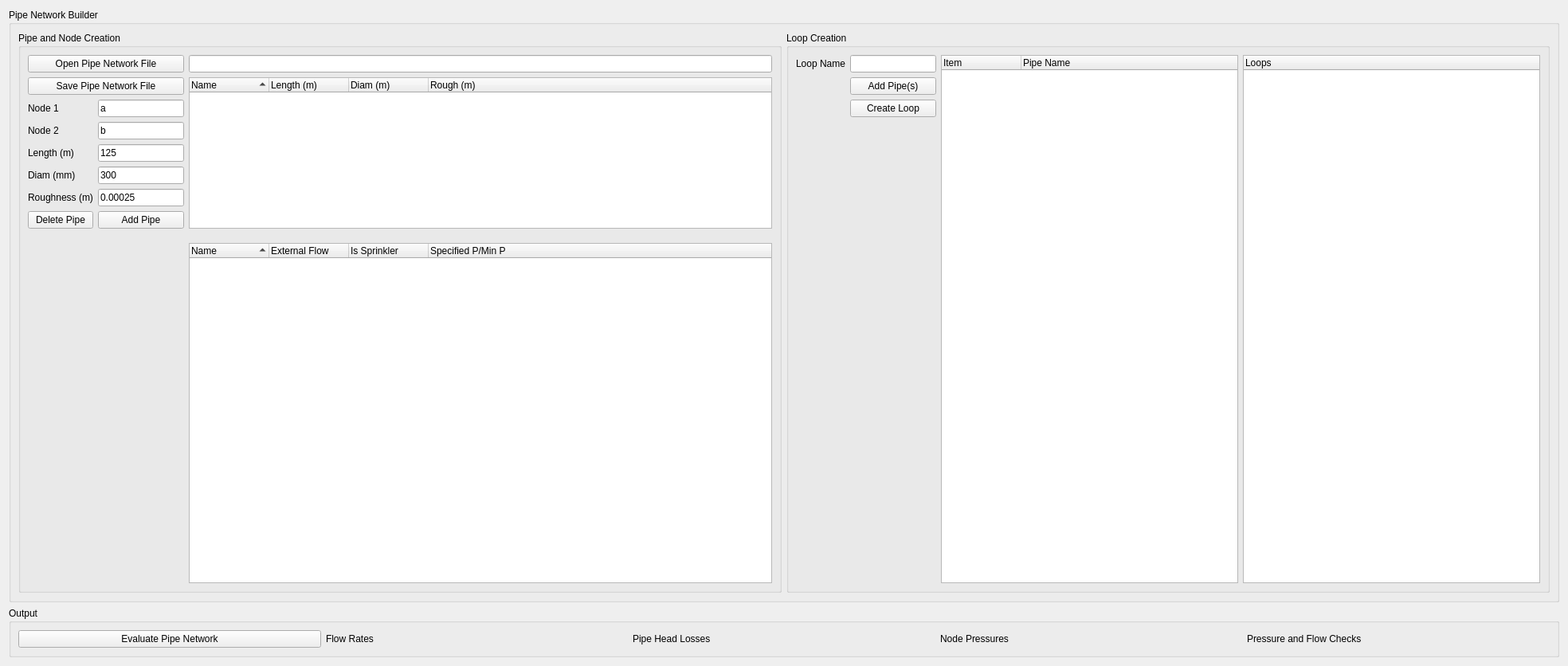
<?xml version="1.0" encoding="UTF-8"?>
<ui version="4.0">
 <class>Form</class>
 <widget class="QWidget" name="Form">
  <property name="geometry">
   <rect>
    <x>0</x>
    <y>0</y>
    <width>1968</width>
    <height>836</height>
   </rect>
  </property>
  <property name="mouseTracking">
   <bool>true</bool>
  </property>
  <property name="windowTitle">
   <string>Form</string>
  </property>
  <layout class="QVBoxLayout" name="verticalLayout">
   <item>
    <widget class="QGroupBox" name="grp_PipeNetworkBuilder">
     <property name="mouseTracking">
      <bool>true</bool>
     </property>
     <property name="title">
      <string>Pipe Network Builder</string>
     </property>
     <layout class="QHBoxLayout" name="horizontalLayout">
      <item>
       <widget class="QGroupBox" name="grp_PipeAndNodeCreation">
        <property name="mouseTracking">
         <bool>true</bool>
        </property>
        <property name="title">
         <string>Pipe and Node Creation</string>
        </property>
        <layout class="QGridLayout" name="gridLayout">
         <item row="4" column="0">
          <widget class="QLabel" name="lbl_EndNodeName_2">
           <property name="text">
            <string>Length (m)</string>
           </property>
          </widget>
         </item>
         <item row="12" column="2">
          <widget class="QTreeWidget" name="tree_Nodes">
           <property name="mouseTracking">
            <bool>true</bool>
           </property>
           <property name="sortingEnabled">
            <bool>true</bool>
           </property>
           <column>
            <property name="text">
             <string>Name</string>
            </property>
           </column>
           <column>
            <property name="text">
             <string>External Flow</string>
            </property>
           </column>
           <column>
            <property name="text">
             <string>Is Sprinkler</string>
            </property>
           </column>
           <column>
            <property name="text">
             <string>Specified P/Min P</string>
            </property>
           </column>
          </widget>
         </item>
         <item row="3" column="0">
          <widget class="QLabel" name="lbl_EndNodeName">
           <property name="text">
            <string>Node 2</string>
           </property>
          </widget>
         </item>
         <item row="2" column="1">
          <widget class="QLineEdit" name="le_StartNode">
           <property name="sizePolicy">
            <sizepolicy hsizetype="Minimum" vsizetype="Fixed">
             <horstretch>0</horstretch>
             <verstretch>0</verstretch>
            </sizepolicy>
           </property>
           <property name="minimumSize">
            <size>
             <width>100</width>
             <height>0</height>
            </size>
           </property>
           <property name="text">
            <string>a</string>
           </property>
          </widget>
         </item>
         <item row="7" column="0">
          <widget class="QPushButton" name="btn_DeletePipe">
           <property name="text">
            <string>Delete Pipe</string>
           </property>
          </widget>
         </item>
         <item row="10" column="0" rowspan="3">
          <spacer name="verticalSpacer">
           <property name="orientation">
            <enum>Qt::Vertical</enum>
           </property>
           <property name="sizeHint" stdset="0">
            <size>
             <width>20</width>
             <height>40</height>
            </size>
           </property>
          </spacer>
         </item>
         <item row="10" column="1" rowspan="3">
          <spacer name="verticalSpacer_4">
           <property name="orientation">
            <enum>Qt::Vertical</enum>
           </property>
           <property name="sizeHint" stdset="0">
            <size>
             <width>20</width>
             <height>40</height>
            </size>
           </property>
          </spacer>
         </item>
         <item row="7" column="1">
          <widget class="QPushButton" name="btn_AddPipe">
           <property name="text">
            <string>Add Pipe</string>
           </property>
          </widget>
         </item>
         <item row="6" column="0">
          <widget class="QLabel" name="lbl_EndNodeName_4">
           <property name="text">
            <string>Roughness (m)</string>
           </property>
          </widget>
         </item>
         <item row="4" column="1">
          <widget class="QLineEdit" name="le_PipeLength">
           <property name="sizePolicy">
            <sizepolicy hsizetype="Minimum" vsizetype="Fixed">
             <horstretch>0</horstretch>
             <verstretch>0</verstretch>
            </sizepolicy>
           </property>
           <property name="minimumSize">
            <size>
             <width>100</width>
             <height>0</height>
            </size>
           </property>
           <property name="text">
            <string>125</string>
           </property>
          </widget>
         </item>
         <item row="6" column="1">
          <widget class="QLineEdit" name="le_Roughness">
           <property name="sizePolicy">
            <sizepolicy hsizetype="Minimum" vsizetype="Fixed">
             <horstretch>0</horstretch>
             <verstretch>0</verstretch>
            </sizepolicy>
           </property>
           <property name="minimumSize">
            <size>
             <width>100</width>
             <height>0</height>
            </size>
           </property>
           <property name="text">
            <string>0.00025</string>
           </property>
          </widget>
         </item>
         <item row="5" column="0">
          <widget class="QLabel" name="lbl_EndNodeName_3">
           <property name="text">
            <string>Diam (mm)</string>
           </property>
          </widget>
         </item>
         <item row="2" column="0">
          <widget class="QLabel" name="lbl_StartNode">
           <property name="text">
            <string>Node 1</string>
           </property>
          </widget>
         </item>
         <item row="5" column="1">
          <widget class="QLineEdit" name="le_Diam">
           <property name="sizePolicy">
            <sizepolicy hsizetype="Minimum" vsizetype="Fixed">
             <horstretch>0</horstretch>
             <verstretch>0</verstretch>
            </sizepolicy>
           </property>
           <property name="minimumSize">
            <size>
             <width>100</width>
             <height>0</height>
            </size>
           </property>
           <property name="text">
            <string>300</string>
           </property>
          </widget>
         </item>
         <item row="0" column="2">
          <widget class="QLineEdit" name="le_FileName"/>
         </item>
         <item row="0" column="0" colspan="2">
          <widget class="QPushButton" name="btn_OpenPipeNetworkFile">
           <property name="text">
            <string>Open Pipe Network File</string>
           </property>
          </widget>
         </item>
         <item row="3" column="1">
          <widget class="QLineEdit" name="le_EndNodeName">
           <property name="sizePolicy">
            <sizepolicy hsizetype="Minimum" vsizetype="Fixed">
             <horstretch>0</horstretch>
             <verstretch>0</verstretch>
            </sizepolicy>
           </property>
           <property name="minimumSize">
            <size>
             <width>100</width>
             <height>0</height>
            </size>
           </property>
           <property name="text">
            <string>b</string>
           </property>
          </widget>
         </item>
         <item row="1" column="0" colspan="2">
          <widget class="QPushButton" name="btn_SamePipeNetworkFile">
           <property name="text">
            <string>Save Pipe Network File</string>
           </property>
          </widget>
         </item>
         <item row="1" column="2" rowspan="7">
          <widget class="QTreeWidget" name="tree_Pipes">
           <property name="sizePolicy">
            <sizepolicy hsizetype="Expanding" vsizetype="Expanding">
             <horstretch>0</horstretch>
             <verstretch>0</verstretch>
            </sizepolicy>
           </property>
           <property name="maximumSize">
            <size>
             <width>50000</width>
             <height>50000</height>
            </size>
           </property>
           <property name="mouseTracking">
            <bool>false</bool>
           </property>
           <property name="sizeAdjustPolicy">
            <enum>QAbstractScrollArea::AdjustToContents</enum>
           </property>
           <property name="selectionMode">
            <enum>QAbstractItemView::MultiSelection</enum>
           </property>
           <property name="sortingEnabled">
            <bool>true</bool>
           </property>
           <property name="allColumnsShowFocus">
            <bool>true</bool>
           </property>
           <property name="wordWrap">
            <bool>false</bool>
           </property>
           <property name="headerHidden">
            <bool>false</bool>
           </property>
           <attribute name="headerMinimumSectionSize">
            <number>35</number>
           </attribute>
           <column>
            <property name="text">
             <string>Name</string>
            </property>
           </column>
           <column>
            <property name="text">
             <string>Length (m)</string>
            </property>
           </column>
           <column>
            <property name="text">
             <string>Diam (m)</string>
            </property>
           </column>
           <column>
            <property name="text">
             <string>Rough (m)</string>
            </property>
           </column>
          </widget>
         </item>
        </layout>
       </widget>
      </item>
      <item>
       <widget class="QGroupBox" name="groupBox_4">
        <property name="sizePolicy">
         <sizepolicy hsizetype="MinimumExpanding" vsizetype="MinimumExpanding">
          <horstretch>0</horstretch>
          <verstretch>0</verstretch>
         </sizepolicy>
        </property>
        <property name="title">
         <string>Loop Creation</string>
        </property>
        <property name="alignment">
         <set>Qt::AlignLeading|Qt::AlignLeft|Qt::AlignTop</set>
        </property>
        <layout class="QGridLayout" name="gridLayout_2">
         <item row="1" column="1">
          <widget class="QPushButton" name="btn_AddPipeToLoop">
           <property name="text">
            <string>Add Pipe(s)</string>
           </property>
          </widget>
         </item>
         <item row="0" column="3" rowspan="4">
          <widget class="QTreeWidget" name="tree_Loops">
           <column>
            <property name="text">
             <string notr="true">Loops</string>
            </property>
           </column>
          </widget>
         </item>
         <item row="0" column="1">
          <widget class="QLineEdit" name="le_LoopName">
           <property name="sizePolicy">
            <sizepolicy hsizetype="Minimum" vsizetype="Fixed">
             <horstretch>0</horstretch>
             <verstretch>0</verstretch>
            </sizepolicy>
           </property>
          </widget>
         </item>
         <item row="2" column="1">
          <widget class="QPushButton" name="btn_CreateLoop">
           <property name="text">
            <string>Create Loop</string>
           </property>
          </widget>
         </item>
         <item row="1" column="0" rowspan="2">
          <spacer name="verticalSpacer_3">
           <property name="orientation">
            <enum>Qt::Vertical</enum>
           </property>
           <property name="sizeHint" stdset="0">
            <size>
             <width>20</width>
             <height>40</height>
            </size>
           </property>
          </spacer>
         </item>
         <item row="0" column="2" rowspan="4">
          <widget class="QTreeWidget" name="tree_LoopPipes">
           <column>
            <property name="text">
             <string>Item</string>
            </property>
           </column>
           <column>
            <property name="text">
             <string>Pipe Name</string>
            </property>
           </column>
          </widget>
         </item>
         <item row="0" column="0">
          <widget class="QLabel" name="lbl_LoopName">
           <property name="text">
            <string>Loop Name</string>
           </property>
          </widget>
         </item>
         <item row="3" column="1">
          <spacer name="verticalSpacer_2">
           <property name="orientation">
            <enum>Qt::Vertical</enum>
           </property>
           <property name="sizeHint" stdset="0">
            <size>
             <width>20</width>
             <height>40</height>
            </size>
           </property>
          </spacer>
         </item>
        </layout>
       </widget>
      </item>
     </layout>
    </widget>
   </item>
   <item>
    <widget class="QGroupBox" name="groupBox_2">
     <property name="title">
      <string>Output</string>
     </property>
     <layout class="QGridLayout" name="gridLayout_3">
      <item row="0" column="0">
       <layout class="QGridLayout" name="grid_Feedback">
        <item row="0" column="0">
         <widget class="QPushButton" name="btn_Evaluate">
          <property name="text">
           <string>Evaluate Pipe Network</string>
          </property>
         </widget>
        </item>
        <item row="0" column="2">
         <widget class="QLabel" name="lbl_PipeHeadLosses">
          <property name="text">
           <string>Pipe Head Losses</string>
          </property>
         </widget>
        </item>
        <item row="0" column="3">
         <widget class="QLabel" name="lbl_NodePressures">
          <property name="text">
           <string>Node Pressures</string>
          </property>
         </widget>
        </item>
        <item row="0" column="1">
         <widget class="QLabel" name="lbl_FlowRates">
          <property name="text">
           <string>Flow Rates</string>
          </property>
         </widget>
        </item>
        <item row="0" column="4">
         <widget class="QLabel" name="lbl_PressureAndFlowChecks">
          <property name="text">
           <string>Pressure and Flow Checks</string>
          </property>
         </widget>
        </item>
       </layout>
      </item>
     </layout>
    </widget>
   </item>
  </layout>
 </widget>
 <tabstops>
  <tabstop>le_StartNode</tabstop>
  <tabstop>le_EndNodeName</tabstop>
  <tabstop>le_PipeLength</tabstop>
  <tabstop>le_Diam</tabstop>
  <tabstop>le_Roughness</tabstop>
  <tabstop>btn_AddPipe</tabstop>
  <tabstop>le_LoopName</tabstop>
  <tabstop>btn_AddPipeToLoop</tabstop>
 </tabstops>
 <resources/>
 <connections/>
</ui>
